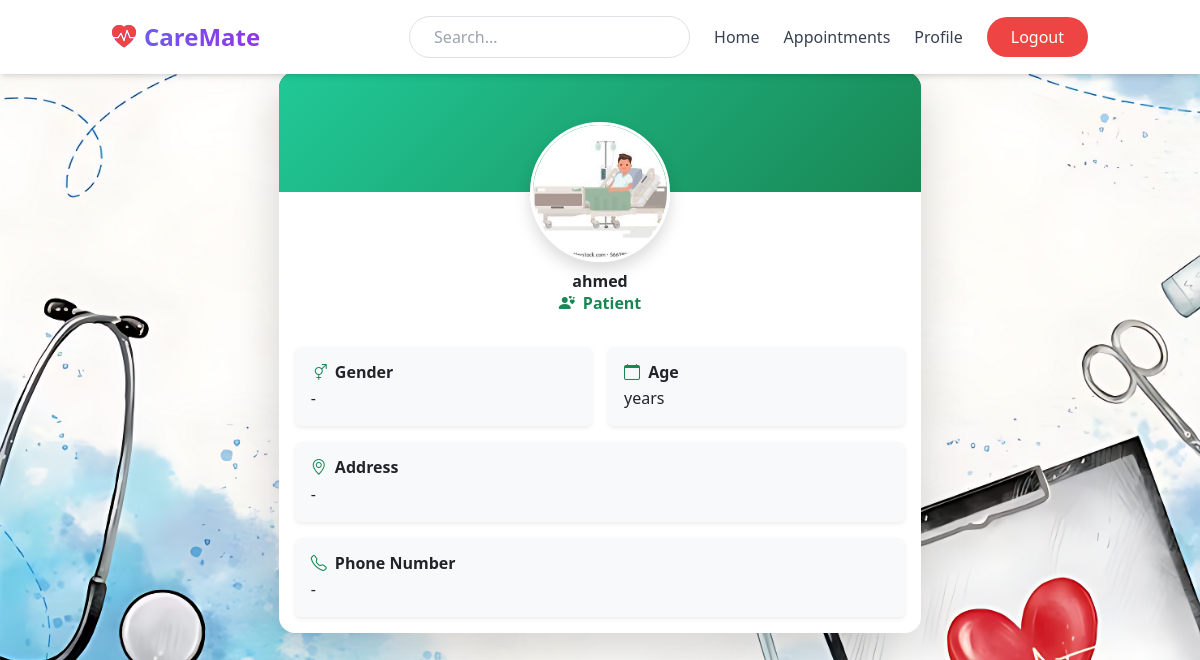
The page /dashboard/patient-profile/1/ (signed in) on the database as committed earlier.
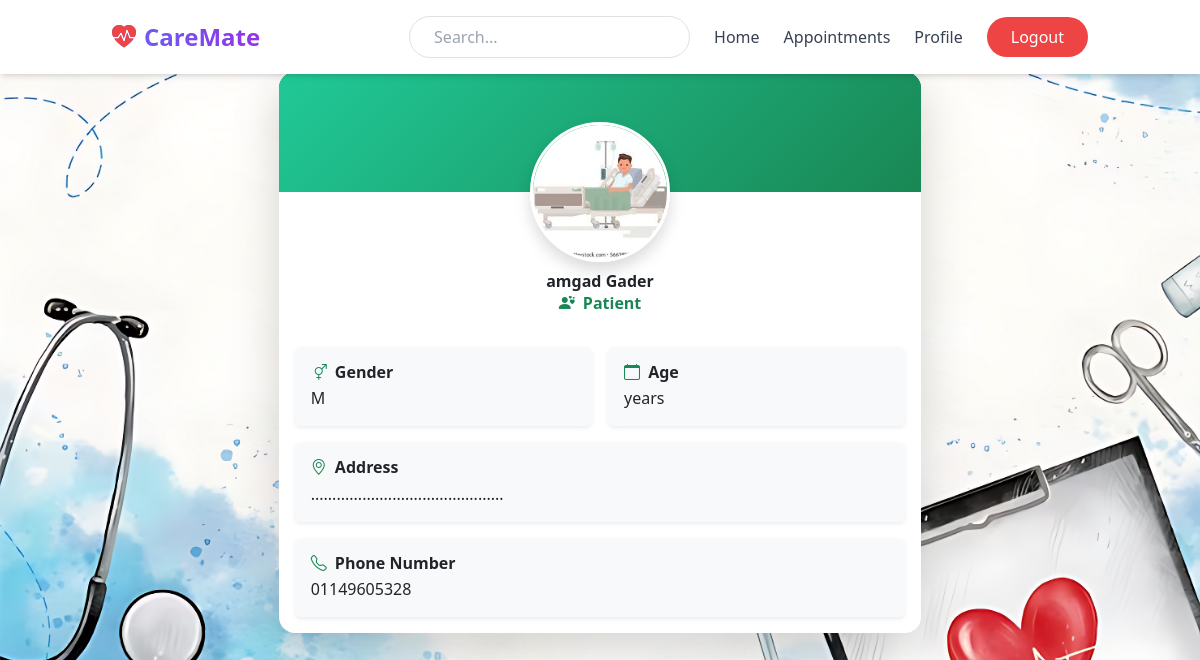
The same page on the database as committed later.
### profile_users/models.py (models this page shows, shortened)
class PatientProfile(models.Model):
     user = models.OneToOneField(User,on_delete=models.CASCADE,related_name='patient')
     date_of_birthday = models.DateField(null=True,blank=True)
     gender = models.CharField(max_length=40,choices=[("M", "Male"), ("F", "Female")],null=True,blank=True)
     address = models.CharField(max_length=200,null=True,blank=True)
     phone_number = models.CharField(max_length=200,null=True,blank=True)
     profile_image = models.ImageField(default="patients/patient.jpeg",upload_to="patients/", blank=True, null=True)

### user_account/models.py (models this page shows, shortened)
class User(AbstractUser):
     ROLE_CHOICES = [
        ('doctor', 'Doctor'),
        ('patient', 'Patient'),
    ]
     role = models.CharField(max_length=10, choices=ROLE_CHOICES)

### dashboard/views.py (the view, shortened to what this page needs)
# urls.py: path('patient-profile/<int:pk>/',PatientProfileDashboard.as_view(),name='appointment-detail'),
@method_decorator(login_required(login_url='user_account:login'),name='dispatch')
class PatientProfileDashboard(DetailView):
     model = PatientProfile
     template_name = 'profile/profile_patient.html'
     def get_context_data(self,**kwargs):
          context = super().get_context_data(**kwargs)
          id = self.kwargs['pk']
          patient = PatientProfile.objects.get(id=id)
          context['patient'] = patient
          return context

### template/profile/profile_patient.html (shortened to what this page needs)
{% extends 'base.html' %}
{% load static %}
{% block content %}
<div class="container py-5">
  <div class="row justify-content-center">
    <div class="col-md-8">
      <div class="card shadow-lg border-0 rounded-4 overflow-hidden">
        <div class="card-body text-center position-relative">
          <div class="position-absolute top-0 start-50 translate-middle">
            {% if patient.profile_image %}
              <img src="{{ patient.profile_image.url }}" alt="Profile Image"
                   class="rounded-circle border border-3 border-white shadow"
                   style="width: 140px; height: 140px; object-fit: cover;">
            {% else %}
              <img src="{% static 'default-avatar.png' %}" alt="Profile Image"
                   class="rounded-circle border border-3 border-white shadow"
                   style="width: 140px; height: 140px; object-fit: cover;">
            {% endif %}
          </div>
          <div class="mt-5 pt-3">
            <h3 class="fw-bold text-dark">{{ patient.user.first_name }} {{ patient.user.last_name }}</h3>
            <p class="text-success fw-semibold mb-2"><i class="bi bi-person-hearts me-1"></i> Patient</p>
          </div>
          <div class="row g-3 text-start mt-3">
            <div class="col-md-6">
              <div class="p-3 bg-light rounded shadow-sm h-100">
                <h6 class="fw-semibold mb-1"><i class="bi bi-gender-ambiguous me-1 text-success"></i> Gender</h6>
                <p class="mb-0">{{ patient.gender|default:"-" }}</p>
              </div>
            </div>
            <div class="col-md-6">
              <div class="p-3 bg-light rounded shadow-sm h-100">
                <h6 class="fw-semibold mb-1"><i class="bi bi-calendar me-1 text-success"></i> Age</h6>
                <p class="mb-0">{{ age }} years</p>
              </div>
            </div>
            <div class="col-md-12">
              <div class="p-3 bg-light rounded shadow-sm h-100">
                <h6 class="fw-semibold mb-1"><i class="bi bi-geo-alt me-1 text-success"></i> Address</h6>
                <p class="mb-0">{{ patient.address|default:"-" }}</p>
              </div>
            </div>
            <div class="col-md-12">
              <div class="p-3 bg-light rounded shadow-sm h-100">
                <h6 class="fw-semibold mb-1"><i class="bi bi-telephone me-1 text-success"></i> Phone Number</h6>
                <p class="mb-0">{{ patient.phone_number|default:"-" }}</p>
              </div>
            </div>
          </div>
        </div>
      </div>
    </div>
  </div>
</div>
{% endblock %}

Rows that differ between the two databases and show on the page:
changed PatientProfile: user.first_name "ahmed" → "amgad"; user.last_name (not shown) → "Gader"; gender "-" → "M"; address "-" → "............................................."; phone_number "-" → "01149605328"
